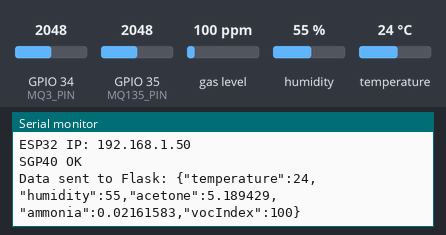
This sketch was run on a simulated ESP32. Shown: the last lines printed to the serial monitor. The inputs (shaded band) are chosen by the test bench; at power-on: gas level 100 ppm, humidity 55 %, GPIO 34 (MQ3_PIN) = 2048, GPIO 35 (MQ135_PIN) = 2048, temperature 24 °C. WiFi joins after 1.5 s; servers stay silent unless stated; uploads are accepted with an empty reply.

Above: at 3.2 s.
3.3 s: gas level set to 20 ppm
At 8.7 s:
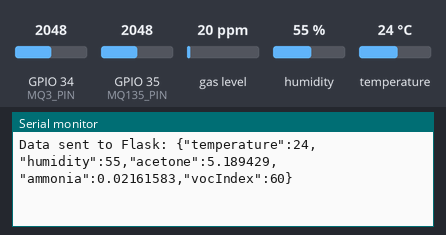
9.2 s: humidity set to 22 %
At 13.3 s:
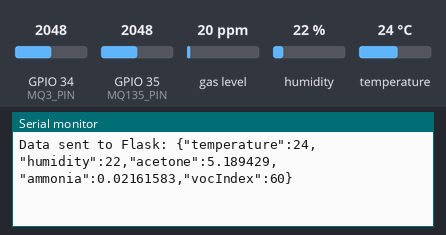
15.1 s: GPIO 34 (MQ3_PIN) set to 2866
At 19.2 s:
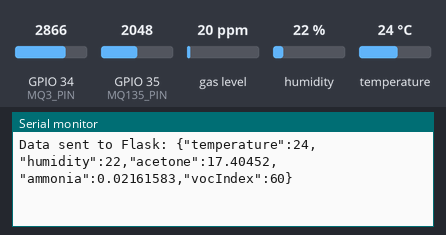
21.0 s: GPIO 35 (MQ135_PIN) set to 2866
At 23.8 s:
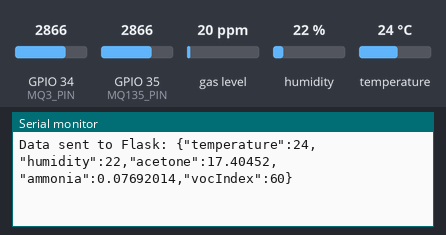
26.9 s: temperature set to 12 °C
At 29.7 s:
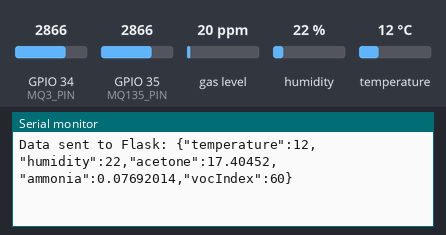
32.8 s: gas level set to 250 ppm
At 34.3 s:
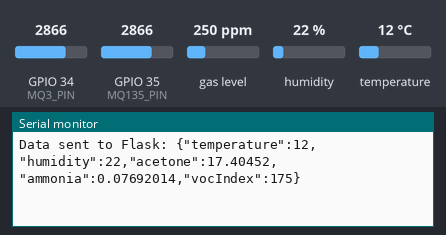
Timing chart, 0 to 35.8 s (numbered marks = the images above; inputs shaded):
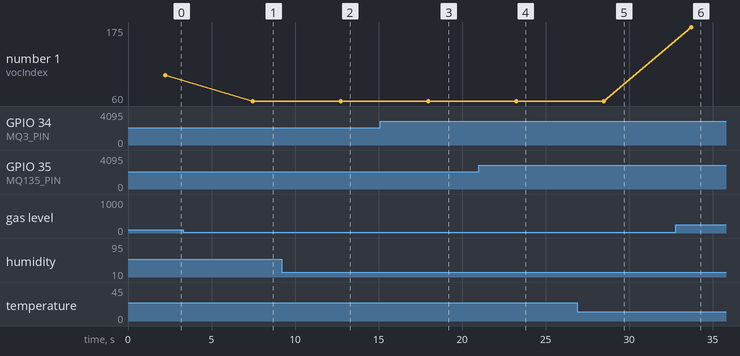

The sketch:

Esp_code.ino
```cpp
#include <WiFi.h>
#include <HTTPClient.h>
#include <DHT.h>
#include <Adafruit_SGP40.h>
#include <ArduinoJson.h>

#define MQ3_PIN 34    // GPIO 34 for MQ3
#define MQ135_PIN 35  // GPIO 35 for MQ135
#define DHT_PIN 4     // GPIO 4 for DHT22
#define DHT_TYPE DHT22

const char* ssid = "Nokia7.2";          // Your Wi-Fi SSID
const char* password = "asdfghjkl123";  // Your Wi-Fi password
const char* flaskIP = " 10.210.59.159";   // Flask server's IP address (same for both)
const int flaskPort = 5000;              // Flask port

DHT dht(DHT_PIN, DHT_TYPE);
Adafruit_SGP40 sgp;

void setup() {
  Serial.begin(9600);
  dht.begin();

  // Connect to Wi-Fi
  WiFi.begin(ssid, password);
  while (WiFi.status() != WL_CONNECTED) {
    delay(1000);
    Serial.println("Connecting to Wi-Fi...");
  }
  Serial.println("Connected to Wi-Fi");
  Serial.print("ESP32 IP: ");
  Serial.println(WiFi.localIP());

  if (!sgp.begin()) {
    Serial.println("SGP40 not found! Check I2C wiring.");
  } else {
    Serial.println("SGP40 OK");
  }
}

void loop() {
  if (WiFi.status() == WL_CONNECTED) {
    float humidity = dht.readHumidity();
    float temperature = dht.readTemperature();

    // MQ3 calculation (acetone)
    float rawMQ3 = analogRead(MQ3_PIN);
    float voltageMQ3 = rawMQ3 * (3.3 / 4095.0);
    float rsMQ3 = ((3.3 - voltageMQ3) / voltageMQ3) * 10;
    float ratioMQ3 = rsMQ3 / 60;
    float acetone = 0.4 * pow(ratioMQ3, -1.43);

    // MQ135 calculation (ammonia)
    float rawMQ135 = analogRead(MQ135_PIN);
    float voltageMQ135 = rawMQ135 * (3.3 / 4095.0);
    float rsMQ135 = ((3.3 - voltageMQ135) / voltageMQ135) * 10;
    float ratioMQ135 = rsMQ135 / 3.6;
    float ammonia = 0.1 * pow(ratioMQ135, -1.5);

    uint16_t vocIndex = sgp.measureVocIndex(temperature, humidity);

    // Create JSON
    StaticJsonDocument<200> doc;
    doc["temperature"] = temperature;
    doc["humidity"] = humidity;
    doc["acetone"] = acetone;
    doc["ammonia"] = ammonia;
    doc["vocIndex"] = vocIndex;

    // Send to Flask via HTTP POST
    HTTPClient http;
    String url = "http://" + String(flaskIP) + ":" + String(flaskPort) + "/data";
    http.begin(url);
    http.addHeader("Content-Type", "application/json");
    String jsonString;
    serializeJson(doc, jsonString);
    int httpResponseCode = http.POST(jsonString);

    if (httpResponseCode > 0) {
      Serial.println("Data sent to Flask: " + jsonString);
    } else {
      Serial.println("Error sending data: " + String(httpResponseCode));
    }
    http.end();
  } else {
    Serial.println("Wi-Fi disconnected");
  }

  delay(5000);
}
```

Measured:
- after the input at 3.3 s, the serial monitor: prints a new line after 4.2 s (image 1)
- after the input at 9.2 s, the serial monitor: prints a new line after 3.5 s (image 2)
- after the input at 15.1 s, the serial monitor: prints a new line after 2.9 s (image 3)
- after the input at 21.0 s, the serial monitor: prints a new line after 2.2 s (image 4)
- after the input at 26.9 s, the serial monitor: prints a new line after 1.6 s (image 5)
- after the input at 32.8 s, the serial monitor: prints a new line after 0.93 s (image 6)
- plotted number 1: 100 → 60 after the input at 3.3 s, 60 → 175 after the input at 32.8 s
